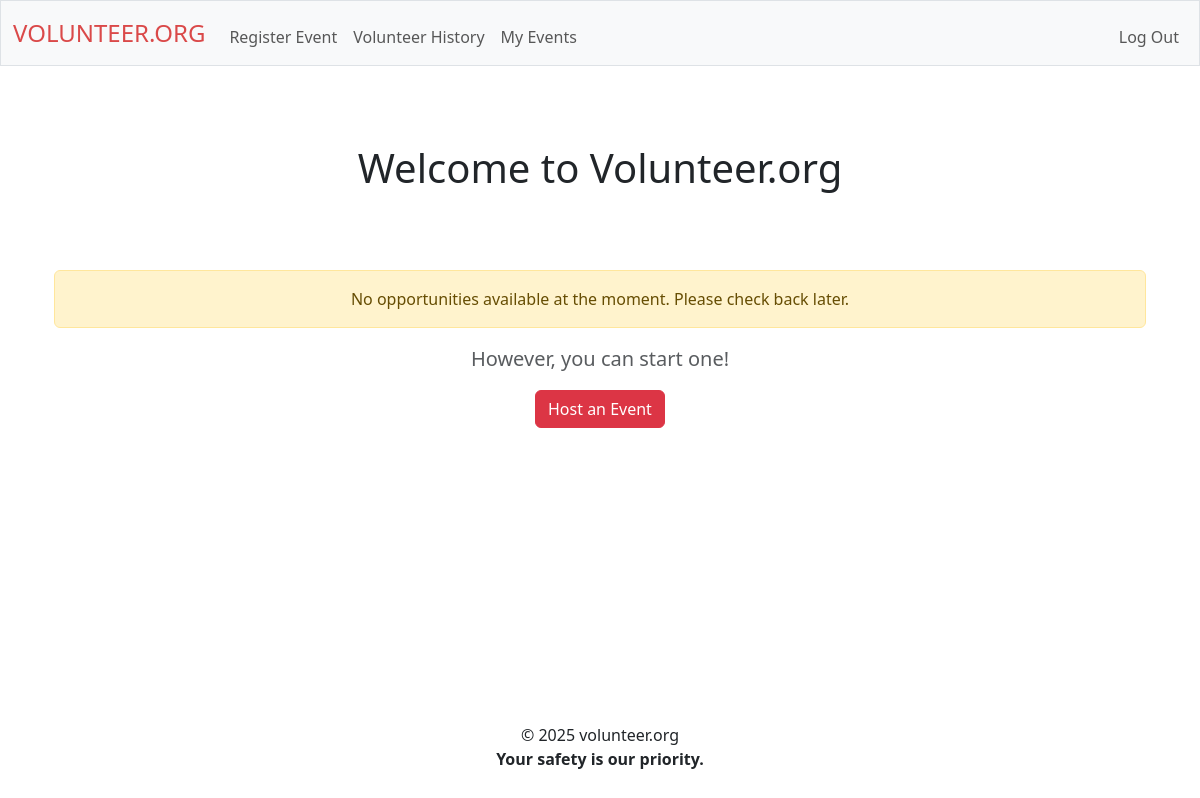
Page / (signed in) on the earlier database version.
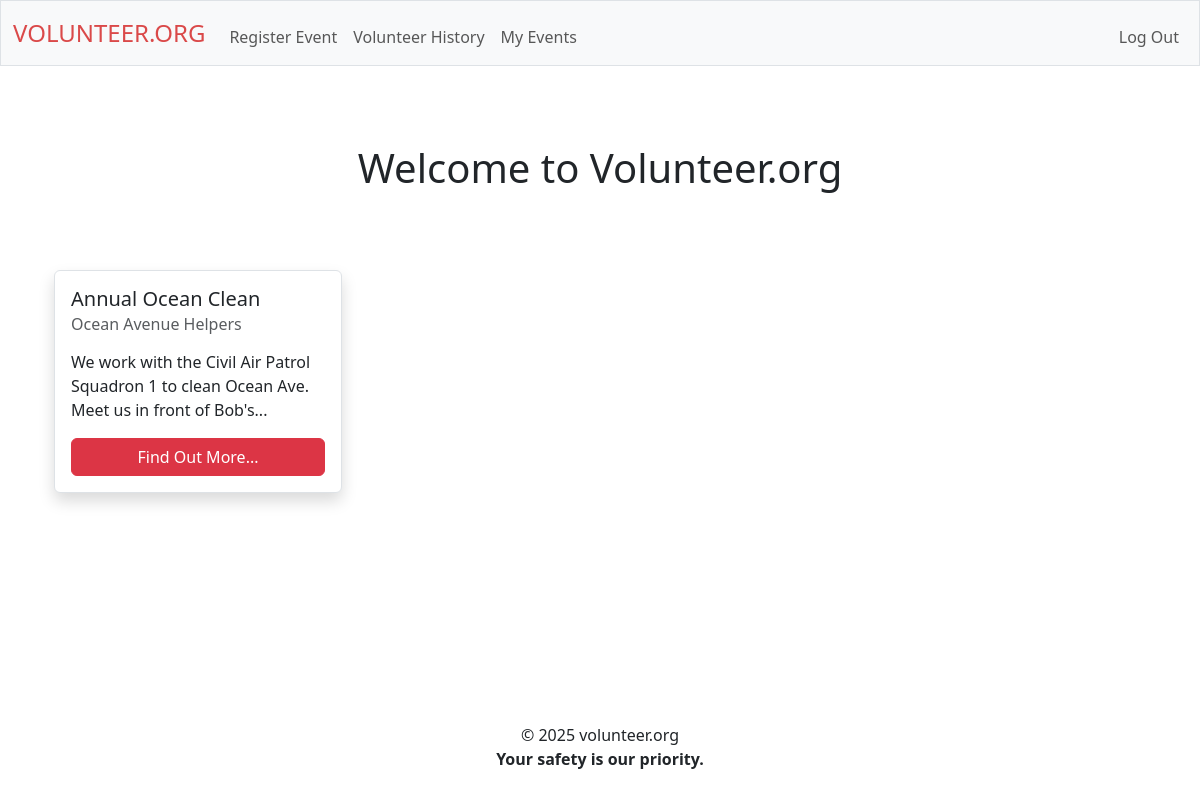
Same page on the later database version.
### tables this page shows
CREATE TABLE application_for_review (
    id INTEGER PRIMARY KEY,
    name_organizer TEXT NOT NULL,
    email_organizer TEXT NOT NULL,
    city_organizer TEXT NOT NULL,
    state_organizer TEXT NOT NULL,
    zip_organizer TEXT NOT NULL,

    organization_name TEXT NOT NULL,
    organization_email TEXT NOT NULL,

    activity_age TEXT NOT NULL,
    activity_city TEXT NOT NULL,
    activity_state TEXT NOT NULL,
    activity_zip TEXT NOT NULL,

    max_people INT NOT NULL,

    date_start TIMESTAMP NOT NULL,
    date_end TIMESTAMP NOT NULL,
    date_reg_deadline TIMESTAMP NOT NULL,

    activity_name TEXT NOT NULL,
    description TEXT NOT NULL,

account_id INTEGER NOT NULL,
account_name TEXT NOT NULL,
account_email TEXT NOT NULL,
account_user_age INTEGER NOT NULL,
account_username TEXT NOT NULL
);

### routes/events.py (the view)
@events_bp.route("/")
def index():
    if "user_id" not in session:
        return redirect("/login")
    options = []
    now = datetime.now()
    formatted_date = now.strftime("%Y-%m-%dT%H:%M")
    approved_applications = db.execute("SELECT * FROM application_for_review WHERE id IN (SELECT application_id FROM applications_approved) AND date_reg_deadline > ?", (formatted_date,)).fetchall()
    for application in approved_applications:
        options.append([
            application[16],
            application[6],
            textwrap.shorten(application[17], 94, placeholder="..."),
            application[0]
        ])
    return render_template("index.html", options=options)

### app.py (called while the page is built)
def create_app():
    app = Flask(__name__)
    app.config.from_object(Config)
    Session(app)
    register_blueprints(app)
    @app.after_request
    def after_request(response):
        response.headers["Cache-Control"] = "no-cache, no-store, must-revalidate"
        response.headers["Expires"] = 0
        response.headers["Pragma"] = "no-cache"
        return response
    return app

### templates/index.html (shortened to what this page needs)
{% extends "layout.html" %} {% block title %} Home {% endblock %} {% block main
%}
<div class="container text-center">
  <h1 class="title-main mb-5">Welcome to Volunteer.org</h1>
  <div class="row g-4">
    {% if options|length == 0 %}
    <div class="col-12">
      <div class="alert alert-warning" role="alert">
        No opportunities available at the moment. Please check back later.
      </div>
      <p class="lead text-muted">However, you can start one!</p>
      <a href="/register-event" class="btn btn-danger">Host an Event</a>
    </div>
    {% endif %} {% for option in options %}
    <div class="col-md-6 col-lg-4">
      <div class="card info-card shadow border h-100" style="width: 18rem">
        <div class="card-body d-flex flex-column">
          <h5 class="card-title">{{ option[0] }}</h5>
          <h6 class="card-subtitle mb-3 text-body-secondary">
            {{ option[1] }}
          </h6>
          <p class="card-text p-description flex-grow-1">{{ option[2] }}</p>
          <button
            onclick="findMore('{{ option[3] }}')"
            class="btn btn-danger mt-auto"
          >
            Find Out More...
          </button>
        </div>
      </div>
    </div>
    {% endfor %}
  </div>
</div>
{% endblock %}

Differences in the rows shown:
added application_for_review: activity_name "Annual Ocean Clean", organization_name "Ocean Avenue Helpers", option "We work with the Civil Air Patrol Squadron 1 to clean Ocean Ave. Meet us in front of Bob's..."
Other differences:
text no longer shown: "No opportunities available at the moment. Please check back later. However, you can start one! Host an Event"
